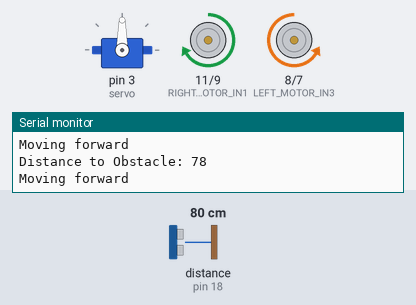
Bench run of a sketch on a simulated Arduino Uno, built with avr-gcc and run on an emulated ATmega328P. Shown: servo, motor-driver pin pairs drawn as motors (green arrow = first pin HIGH = forward, orange = second pin HIGH = backward, longer = more drive, scaled by the enable pin), the last lines printed to the serial monitor. Wiring (inferred from the names in the program): ultrasonic range finder: trigger pin 19; echo pin 18. The test bench sets the inputs (shaded band); at power-on: distance to the obstacle (sensor on pin 18) 80 cm. The echo pulse lasts 58.3 µs per cm.

Above: at 1.2 s.
1.3 s: distance to the obstacle (sensor on pin 18) set to 33 cm
2.8 s: distance to the obstacle (sensor on pin 18) set to 29 cm
At 3.5 s:
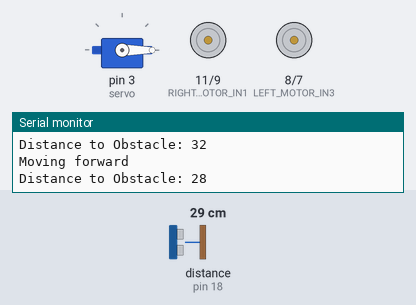
At 5.6 s:
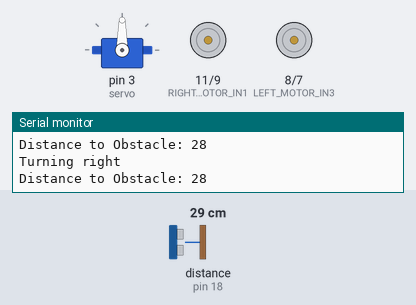
5.8 s: distance to the obstacle (sensor on pin 18) set to 17 cm
At 6.6 s:
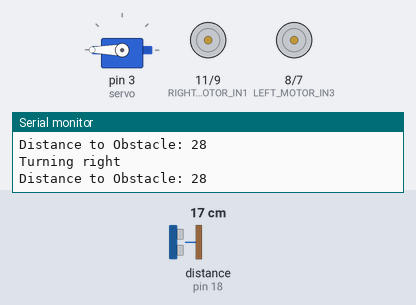
7.9 s: distance to the obstacle (sensor on pin 18) set to 14 cm
At 9.58 s:
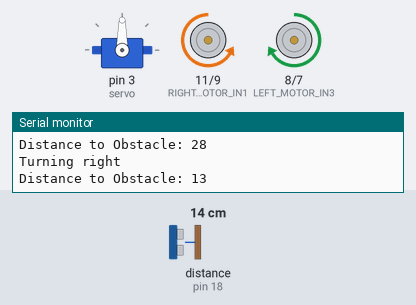
10.9 s: distance to the obstacle (sensor on pin 18) set to 18 cm
13.9 s: distance to the obstacle (sensor on pin 18) set to 2 cm
Timing chart, 0 to 17.9 s (numbered marks = the images above; inputs shaded):
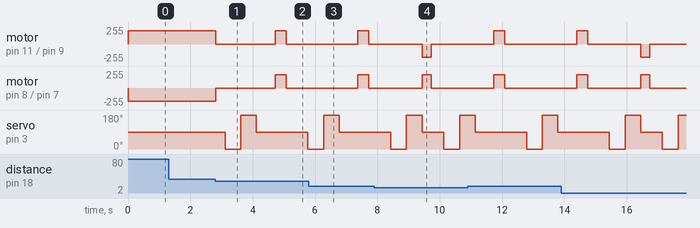

Measured:
- the behaviour switches between 32 and 31 cm on distance to the obstacle (sensor on pin 18) (found by bisection; images 0 and 1)
- the behaviour switches between 16 and 15 cm on distance to the obstacle (sensor on pin 18) (found by bisection; images 3 and 4)
- after the input at 2.8 s, motor on pin 11 (RIGHT_MOTOR_IN1) / pin 9 (RIGHT_MOTOR_IN2): forward 200/255 → stopped at once, → forward 200/255 1.9 s later, → stopped 0.35 s later; motor on pin 8 (LEFT_MOTOR_IN3) / pin 7 (LEFT_MOTOR_IN4): backward 200/255 → stopped at once, → forward 200/255 1.9 s later, → stopped 0.35 s later

The sketch:

ObstacleAvoidance.ino
```cpp
#include <Servo.h>

const int ULTRASONIC_TRIGGER_PIN = 19;
const int ULTRASONIC_ECHO_PIN = 18;

const int RIGHT_MOTOR_IN1 = 11;
const int RIGHT_MOTOR_IN2 = 9;
const int RIGHT_MOTOR_ENA = 6;

const int LEFT_MOTOR_IN3 = 8;
const int LEFT_MOTOR_IN4 = 7;
const int LEFT_MOTOR_ENB = 5;

Servo servo;

void setup() {
  pinMode(ULTRASONIC_TRIGGER_PIN, OUTPUT);
  pinMode(ULTRASONIC_ECHO_PIN, INPUT);
  pinMode(RIGHT_MOTOR_IN1, OUTPUT);
  pinMode(RIGHT_MOTOR_IN2, OUTPUT);
  pinMode(RIGHT_MOTOR_ENA, OUTPUT);
  pinMode(LEFT_MOTOR_IN3, OUTPUT);
  pinMode(LEFT_MOTOR_IN4, OUTPUT);
  pinMode(LEFT_MOTOR_ENB, OUTPUT);

  Serial.begin(9600);
  servo.attach(3);
  setServoToCenter();
}

void loop() {
  long distanceToObstacle = calculateUltrasonicDistance();
  Serial.print("Distance to Obstacle: ");
  Serial.println(distanceToObstacle);

  if (distanceToObstacle > 30 || distanceToObstacle == 0) {
    moveForwardWithSpeed(200);
    Serial.println("Moving forward");
  } else {
    stopCar();
    delay(300);
    long distanceLeft = turnLeftAndMeasureDistance();
    long distanceRight = turnRightAndMeasureDistance();

    if (distanceLeft < 15 && distanceRight < 15) {
      moveBackwardWithSpeed(200);
      delay(300);
      stopCar();
      Serial.println("Moving backward");
    } else {
      if (distanceRight >= distanceLeft) {
        // moveBackwardWithSpeed(200);
        delay(300);
        stopCar();
        delay(300);
        turnLeftWithSpeed(200);
        delay(350);
        stopCar();
        delay(300);
        Serial.println("Turning right");
      } else if (distanceRight < distanceLeft) {
        // moveBackwardWithSpeed(200);
        delay(300);
        stopCar();
        delay(300);
        turnRightWithSpeed(200);
        delay(350);
        stopCar();
        delay(300);
        Serial.println("Turning left");
      }
    }
  }

  delay(100);
}

long calculateUltrasonicDistance() {
  digitalWrite(ULTRASONIC_TRIGGER_PIN, LOW);
  delayMicroseconds(2);
  digitalWrite(ULTRASONIC_TRIGGER_PIN, HIGH);
  delayMicroseconds(10);
  digitalWrite(ULTRASONIC_TRIGGER_PIN, LOW);

  long duration = pulseIn(ULTRASONIC_ECHO_PIN, HIGH, 20000);

  if (duration == 0) {
    Serial.println("No obstacle detected (timeout).");
    return 999;
  }

  return duration * 0.034 / 2;
}

long turnLeftAndMeasureDistance() {
  servo.write(0);
  delay(500);
  long distance = calculateUltrasonicDistance();
  setServoToCenter();
  return distance;
}

long turnRightAndMeasureDistance() {
  servo.write(180);
  delay(500);
  long distance = calculateUltrasonicDistance();
  setServoToCenter();
  return distance;
}

void setServoToCenter() {
  servo.write(90);
}

void moveForwardWithSpeed(int speed) {
  digitalWrite(RIGHT_MOTOR_IN1, HIGH);
  digitalWrite(RIGHT_MOTOR_IN2, LOW);
  analogWrite(RIGHT_MOTOR_ENA, speed);

  digitalWrite(LEFT_MOTOR_IN3, LOW);
  digitalWrite(LEFT_MOTOR_IN4, HIGH);
  analogWrite(LEFT_MOTOR_ENB, speed);
}

void moveBackwardWithSpeed(int speed) {
  digitalWrite(RIGHT_MOTOR_IN1, LOW);
  digitalWrite(RIGHT_MOTOR_IN2, HIGH);
  analogWrite(RIGHT_MOTOR_ENA, speed);

  digitalWrite(LEFT_MOTOR_IN3, HIGH);
  digitalWrite(LEFT_MOTOR_IN4, LOW);
  analogWrite(LEFT_MOTOR_ENB, speed);
}

void turnLeftWithSpeed(int speed) {
  digitalWrite(RIGHT_MOTOR_IN1, HIGH);
  digitalWrite(RIGHT_MOTOR_IN2, LOW);
  analogWrite(RIGHT_MOTOR_ENA, speed);

  digitalWrite(LEFT_MOTOR_IN3, HIGH);
  digitalWrite(LEFT_MOTOR_IN4, LOW);
  analogWrite(LEFT_MOTOR_ENB, speed);
}

void turnRightWithSpeed(int speed) {
  digitalWrite(RIGHT_MOTOR_IN1, LOW);
  digitalWrite(RIGHT_MOTOR_IN2, HIGH);
  analogWrite(RIGHT_MOTOR_ENA, speed);

  digitalWrite(LEFT_MOTOR_IN3, LOW);
  digitalWrite(LEFT_MOTOR_IN4, HIGH);
  analogWrite(LEFT_MOTOR_ENB, speed);
}

void stopCar() {
  digitalWrite(RIGHT_MOTOR_IN1, LOW);
  digitalWrite(RIGHT_MOTOR_IN2, LOW);
  analogWrite(RIGHT_MOTOR_ENA, 0);

  digitalWrite(LEFT_MOTOR_IN3, LOW);
  digitalWrite(LEFT_MOTOR_IN4, LOW);
  analogWrite(LEFT_MOTOR_ENB, 0);
}
```
